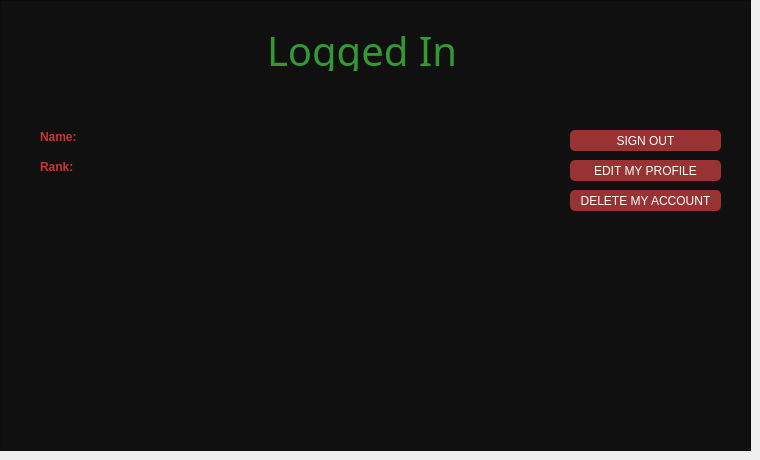
     <widget class="QWidget" name="page">
      <widget class="QFrame" name="frame_4">
       <property name="geometry">
        <rect>
         <x>0</x>
         <y>0</y>
         <width>751</width>
         <height>451</height>
        </rect>
       </property>
       <property name="styleSheet">
        <string notr="true">background: #101010;</string>
       </property>
       <property name="frameShape">
        <enum>QFrame::StyledPanel</enum>
       </property>
       <property name="frameShadow">
        <enum>QFrame::Raised</enum>
       </property>
       <widget class="QLabel" name="loggedUserHeader">
        <property name="geometry">
         <rect>
          <x>220</x>
          <y>30</y>
          <width>271</width>
          <height>41</height>
         </rect>
        </property>
        <property name="font">
         <font>
          <family>Droid Sans</family>
          <pointsize>-1</pointsize>
         </font>
        </property>
        <property name="styleSheet">
         <string notr="true">text-align: center;
color: #393;
margin: 0 auto;
font-size: 40px;
font-family: 'Droid Sans';</string>
        </property>
        <property name="text">
         <string>Logged In</string>
        </property>
       </widget>
       <widget class="QPushButton" name="logoutButton">
        <property name="geometry">
         <rect>
          <x>570</x>
          <y>130</y>
          <width>151</width>
          <height>21</height>
         </rect>
        </property>
        <property name="styleSheet">
         <string notr="true">Padding: 1px;
Border-radius: 5px;
Background: #933;
Color: #fefefe;</string>
        </property>
        <property name="text">
         <string>SIGN OUT</string>
        </property>
       </widget>
       <widget class="QLabel" name="label_3">
        <property name="geometry">
         <rect>
          <x>40</x>
          <y>130</y>
          <width>47</width>
          <height>13</height>
         </rect>
        </property>
        <property name="styleSheet">
         <string notr="true">color: #c33;
font-weight: bold;</string>
        </property>
        <property name="text">
         <string>Name:</string>
        </property>
       </widget>
       <widget class="QLabel" name="label_4">
        <property name="geometry">
         <rect>
          <x>40</x>
          <y>160</y>
          <width>47</width>
          <height>13</height>
         </rect>
        </property>
        <property name="styleSheet">
         <string notr="true">color: #c33;
font-weight: bold;</string>
        </property>
        <property name="text">
         <string>Rank:</string>
        </property>
       </widget>
       <widget class="QLabel" name="nameLabel">
        <property name="geometry">
         <rect>
          <x>110</x>
          <y>130</y>
          <width>241</width>
          <height>16</height>
         </rect>
        </property>
        <property name="styleSheet">
         <string notr="true">color: #fefefe;</string>
        </property>
        <property name="text">
         <string/>
        </property>
       </widget>
       <widget class="QLabel" name="rankLabel">
        <property name="geometry">
         <rect>
          <x>110</x>
          <y>160</y>
          <width>201</width>
          <height>16</height>
         </rect>
        </property>
        <property name="styleSheet">
         <string notr="true">color: #fefefe;</string>
        </property>
        <property name="text">
         <string/>
        </property>
       </widget>
       <widget class="QPushButton" name="logoutButton_2">
        <property name="geometry">
         <rect>
          <x>570</x>
          <y>160</y>
          <width>151</width>
          <height>21</height>
         </rect>
        </property>
        <property name="styleSheet">
         <string notr="true">Padding: 1px;
Border-radius: 5px;
Background: #933;
Color: #fefefe;</string>
        </property>
        <property name="text">
         <string>EDIT MY PROFILE</string>
        </property>
       </widget>
       <widget class="QPushButton" name="logoutButton_3">
        <property name="geometry">
         <rect>
          <x>570</x>
          <y>190</y>
          <width>151</width>
          <height>21</height>
         </rect>
        </property>
        <property name="styleSheet">
         <string notr="true">Padding: 1px;
Border-radius: 5px;
Background: #933;
Color: #fefefe;</string>
        </property>
        <property name="text">
         <string>DELETE MY ACCOUNT</string>
        </property>
       </widget>
      </widget>
     </widget>
